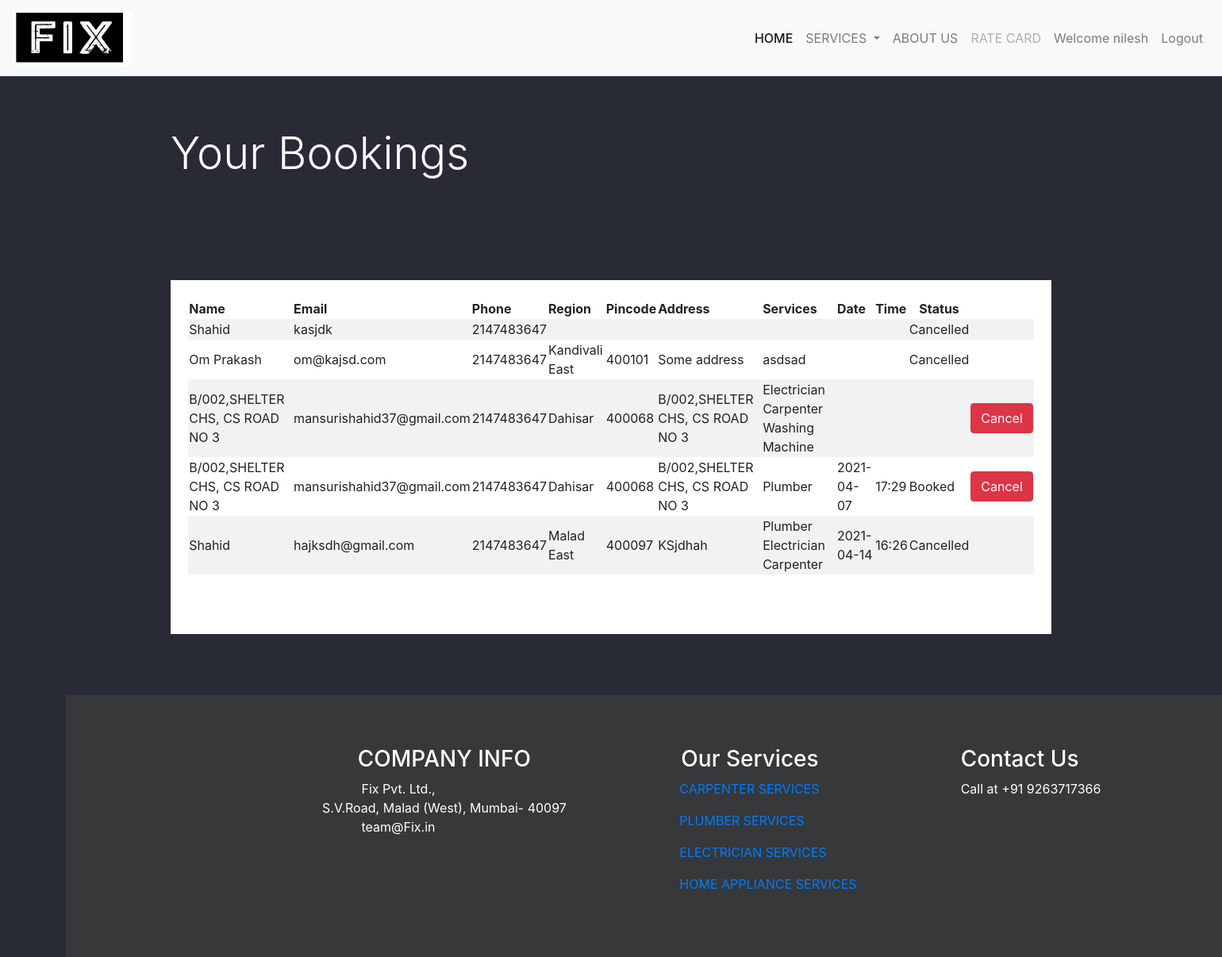
Screenshot of /profile.php (signed in) with the database file from the repository.
### tables this page shows
CREATE TABLE `booknow` (
  `id` int(11) NOT NULL,
  `user_id` varchar(255) NOT NULL,
  `name` varchar(50) NOT NULL,
  `email` varchar(50) NOT NULL,
  `phone_number` int(10) NOT NULL,
  `pincode` varchar(255) NOT NULL,
  `region` varchar(255) NOT NULL,
  `address` varchar(255) NOT NULL,
  `services` varchar(255) NOT NULL,
  `status` varchar(255) NOT NULL,
  `date` varchar(255) NOT NULL,
  `time` varchar(255) NOT NULL
);

### profile.php (the view, shortened to what this page needs)
<?php
  include('config.php');
  if(!isset($_SESSION['username'])){
    $user="";
  }
  else{
    $user = $_SESSION['username'];
    $user_id =  $_SESSION['user_id'];
  }
?>
<!doctype html>
<html lang="en">
  <head>
    <link rel="stylesheet" href="https://maxcdn.bootstrapcdn.com/bootstrap/4.0.0/css/bootstrap.min.css">
    <link rel="stylesheet" href="fix.css">
    <link rel="stylesheet" href="Register.php"integrity="sha384-giJF6kkoqNQ00vy+HMDP7azOuL0xtbfIcaT9wjKHr8RbDVddVHyTfAAsrekwKmP1">
  </head>
  <body style="background-color:#282a36;color:#ffffff">
     <nav class="navbar navbar-expand-lg navbar-light bg-light">
       <div class="navbar-brand">
       <a class="" href="index.php">
          <img src="logo.jpeg" alt="">
        </a>
       </div>
        <div class="collapse navbar-collapse" id="navbarSupportedContent">
            <ul class="navbar-nav ml-auto">
                <li class="nav-item active">
                    <a class="nav-link" href="index.php" style="font-weight: 500;">HOME </a>
                </li>
                <li class="nav-item dropdown">
                    <a class="nav-link dropdown-toggle" href="#" id="navbarDropdown" role="button"
                        data-toggle="dropdown" aria-haspopup="true" aria-expanded="false">
                        SERVICES
                    </a>
                </li>
                <li class="nav-item">
                    <a class="nav-link" href="about.php">ABOUT US</a>
                </li>
                <li class="nav-item">
                    <a class="nav-link disabled" href="Ratecard.php">RATE CARD</a>
                </li>
              <?php
                  if($user !=""){
              ?>
                <li class="nav-item">
                    <a class="nav-link" href="#">Welcome  <?php echo $user;  ?>   </a>
                </li>
                <li class="nav-item">
                    <a class="nav-link" href="logout.php">Logout</a>
                </li>
              <?php
                }
              ?>
            </ul>
        </div>
    </nav>
     <div style="background-color:#282a36;color:#ffffff" class="jumbotron jumbotron-fluid">
      <div class="container">
          <h1 class="display-4">Your Bookings </h1>
      </div>
  </div>
<div class="container" style="margin-bottom: 5%;">
<div class="row" style="margin:0;">
<div class="info-table-main">
    <table class="main-table" style="margin-bottom: 5%; color: #222222;">
                    <tr>
                      <th>Name</th>
                      <th>Email</th>
                      <th>Phone</th>
                      <th>Region</th>
                      <th>Pincode</th>
                      <th>Address</th>
                      <th>Services</th>
                      <th>Date</th>
                      <th>Time</th>
                      <th class="text-center">Status</th>
                      <th></th>
                    </tr>
                    <?php
                    $query = "SELECT * from booknow where user_id='$user_id'";
                    $result = mysqli_query($conn,$query);
                    $count = mysqli_num_rows($result);
                    if($count > 0){
                        while($count != 0 ){
                            $row = mysqli_fetch_assoc($result);
                            $name = $row['name'];
                            $email = $row['email'];
                            $phone_number = $row['phone_number'];
                            $pincode = $row['pincode'];
                            $region = $row['region'];
                            $addr = $row['address'];
                            $services = $row['services'];
                            $date = $row['date'];
                            $time = $row['time'];
                            $status = $row['status'];
                    ?>
                    <tr>
                    <td>
                            <?php echo $name; ?>
                        </td>
                        <td>
                            <?php echo $email; ?>
                        </td>
                        <td>
                            <?php echo $phone_number; ?>
                        </td>
                        <td>
                            <?php echo $region; ?>
                        </td>
                        <td>
                            <?php echo $pincode; ?>
                        </td>
                        <td>
                            <?php echo $addr; ?>
                        </td>
                        <td>
                            <?php echo $services; ?>
                        </td>
                        <td>
                            <?php echo $date; ?>
                        </td>
                        <td>
                            <?php echo $time; ?>
                        </td>
                        <td>
                            <?php echo $status; ?>
                        </td>
                        <td>
                        <?php
                            if($status != 'Cancelled'){
                        ?>
                            <form action="deleteBooking.php" method="post">
                                <button type="submit" class="btn btn-danger" >Cancel</button>
                            </form>
                        <?php
                            }
                        ?>
                        </td>
                    </tr>
                    <?php
                           $count--; }
                        }
                        else{
                            echo "No records to show";
                        }
                    ?>
                  </table>
                  </div>
                </div>
            </div>
    <div class="row">
    <div style="margin-bottom:-100px;min-width:1500px;margin-left:-225px;background-color:#363839;color:#ffffff" class="jumbotron jumbotron-fluid">
      <div class="">
        <div class="row">
          <div class="col-sm-4">
            <h3>&nbsp;&nbsp;&nbsp;&nbsp;&nbsp;&nbsp;COMPANY INFO</h3>
            <p> &nbsp;&nbsp;&nbsp;&nbsp;&nbsp;&nbsp;&nbsp;&nbsp;&nbsp;&nbsp;&nbsp;Fix Pvt. Ltd.,<br>
              S.V.Road, Malad (West), Mumbai- 40097
                  &nbsp;&nbsp;&nbsp;&nbsp;&nbsp;&nbsp;&nbsp;&nbsp;&nbsp;&nbsp;&nbsp;team@Fix.in</p>
          </div>
          <div class="col-sm-4">
            <h3 style="padding-left: 50px;">Our Services</h3>
            <p class="px-5"><a href="Carpanter.php">CARPENTER SERVICES</a></p>
            <p class="px-5"><a href="plumber.php">PLUMBER SERVICES</a></p>
            <p class="px-5"><a href="Electrician.php">ELECTRICIAN SERVICES</a></p>
            <p class="px-5"><a href="Homeappliance.php">HOME APPLIANCE SERVICES</a></p>
          </div>
          <div class="col-sm-4">
            <h3>Contact Us</h3>
            <p>Call at +91 9263717366</p>
          </div>
        </div>
      </div>
  </div>
  </div>
  </body>
</html>

### fix.css (style rules this page uses)
.row { margin-left: 20vw; }
.row { display: flex; }

### profile.php (style rules this page uses)
.navbar-brand { width: 150px; height: 80px; }
.navbar-brand img { width: 100%; height: 100%; }
.info-table-main { width: 100%; height: auto; padding: 2%; margin-top: 2%; background-color: #FEFFFF ; }
.main-table { width: 100%; height: auto; padding: 2%; }
tr:nth-child(even) { background-color: #f2f2f2; }

### rows the page displays
booknow: name "Shahid", email "kasjdk", phone_number "2147483647", status "Cancelled"
booknow: name "Om Prakash", email "om@kajsd.com", phone_number "2147483647", region "Kandivali East", pincode "400101", address "Some address", services "asdsad", status "Cancelled"
booknow: name "B/002,SHELTER CHS, CS ROAD NO 3", email "mansurishahid37@gmail.com", phone_number "2147483647", region "Dahisar", pincode "400068", address "B/002,SHELTER CHS, CS ROAD NO 3", services "Electrician Carpenter Washing Machine"
booknow: name "B/002,SHELTER CHS, CS ROAD NO 3", email "mansurishahid37@gmail.com", phone_number "2147483647", region "Dahisar", pincode "400068", address "B/002,SHELTER CHS, CS ROAD NO 3", services "Plumber", date "2021-04-07", time "17:29", status "Booked"
booknow: name "Shahid", email "hajksdh@gmail.com", phone_number "2147483647", region "Malad East", pincode "400097", address "KSjdhah", services "Plumber Electrician Carpenter", date "2021-04-14", time "16:26", status "Cancelled"

### other values shown
$user "nilesh"
